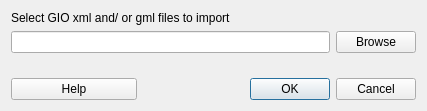
<?xml version="1.0" encoding="UTF-8"?>
<ui version="4.0">
 <class>GIOimportDialogBase</class>
 <widget class="QDialog" name="GIOimportDialogBase">
  <property name="geometry">
   <rect>
    <x>0</x>
    <y>0</y>
    <width>427</width>
    <height>111</height>
   </rect>
  </property>
  <property name="windowTitle">
   <string>GIO import plugin</string>
  </property>
  <layout class="QVBoxLayout" name="verticalLayout">
   <item>
    <widget class="QLabel" name="label">
     <property name="text">
      <string>Select GIO xml and/ or gml files to import</string>
     </property>
    </widget>
   </item>
   <item>
    <layout class="QHBoxLayout" name="horizontalLayout">
     <item>
      <widget class="QLineEdit" name="fileNameBox"/>
     </item>
     <item alignment="Qt::AlignRight">
      <widget class="QPushButton" name="fileBrowseButton">
       <property name="text">
        <string>Browse</string>
       </property>
      </widget>
     </item>
    </layout>
   </item>
   <item>
    <spacer name="verticalSpacer">
     <property name="orientation">
      <enum>Qt::Vertical</enum>
     </property>
     <property name="sizeHint" stdset="0">
      <size>
       <width>20</width>
       <height>40</height>
      </size>
     </property>
    </spacer>
   </item>
   <item>
    <layout class="QHBoxLayout" name="horizontalLayout_2">
     <item>
      <widget class="QPushButton" name="helpButton">
       <property name="maximumSize">
        <size>
         <width>126</width>
         <height>16777215</height>
        </size>
       </property>
       <property name="text">
        <string>Help</string>
       </property>
      </widget>
     </item>
     <item alignment="Qt::AlignRight">
      <widget class="QDialogButtonBox" name="button_box">
       <property name="orientation">
        <enum>Qt::Horizontal</enum>
       </property>
       <property name="standardButtons">
        <set>QDialogButtonBox::Cancel|QDialogButtonBox::Ok</set>
       </property>
      </widget>
     </item>
    </layout>
   </item>
  </layout>
 </widget>
 <resources/>
 <connections>
  <connection>
   <sender>button_box</sender>
   <signal>accepted()</signal>
   <receiver>GIOimportDialogBase</receiver>
   <slot>accept()</slot>
   <hints>
    <hint type="sourcelabel">
     <x>20</x>
     <y>20</y>
    </hint>
    <hint type="destinationlabel">
     <x>20</x>
     <y>20</y>
    </hint>
   </hints>
  </connection>
  <connection>
   <sender>button_box</sender>
   <signal>rejected()</signal>
   <receiver>GIOimportDialogBase</receiver>
   <slot>reject()</slot>
   <hints>
    <hint type="sourcelabel">
     <x>20</x>
     <y>20</y>
    </hint>
    <hint type="destinationlabel">
     <x>20</x>
     <y>20</y>
    </hint>
   </hints>
  </connection>
 </connections>
</ui>
